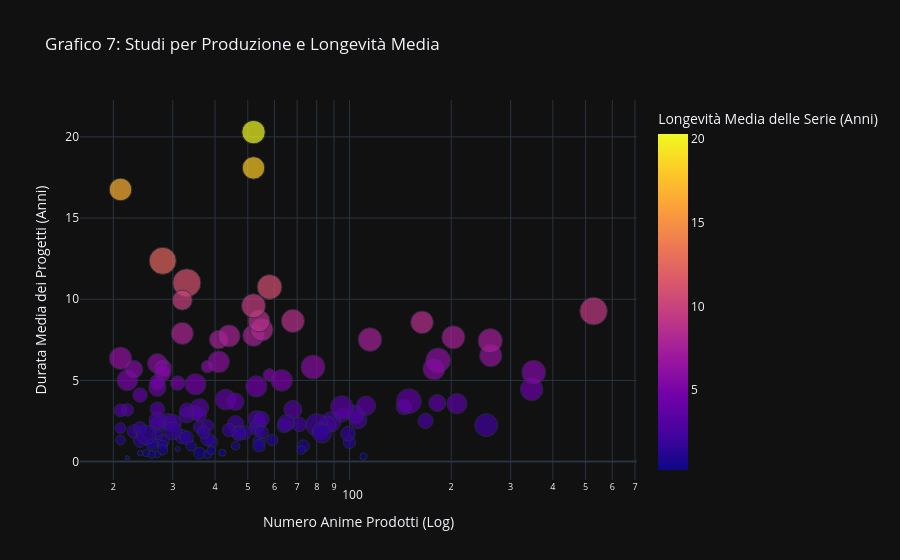

This figure's notebook cell:
### Markdown cell above
### 🏭 3. I Costruttori di Piramidi: L'Impatto dello Studio

### Code cell
# Esplodiamo gli studi
df_studios_expl = df_clean_duration.explode('studios_list')

# Aggregazione per studio
studio_stats = df_studios_expl.groupby('studios_list').agg(
    avg_durationpy=('duration_years', 'mean'),
    max_duration=('duration_years', 'max'),
    anime_count=('anime_id', 'count')
).reset_index()

# Filtriamo i top studi per numero di produzioni (es. > 20 anime)
top_studios = studio_stats[studio_stats['anime_count'] > 20]

fig_studio_time = px.scatter(top_studios, x='anime_count', y='avg_durationpy',
                             size='max_duration', # La bolla rappresenta l'anime più lungo fatto dallo studio
                             color='avg_durationpy',
                             hover_name='studios_list',
                             title='Grafico 7: Studi per Produzione e Longevità Media',
                             labels={'anime_count': 'Numero Anime Prodotti', 
                                     'avg_durationpy': 'Longevità Media delle Serie (Anni)',
                                     'max_duration': 'Massima Durata Record (Anni)'},
                             template='plotly_dark',
                             color_continuous_scale='Plasma')

fig_studio_time.update_layout(xaxis_type="log", # Scala log per gestire studi giganti come Toei
                              xaxis_title="Numero Anime Prodotti (Log)",
                              yaxis_title="Durata Media dei Progetti (Anni)")
fig_studio_time.show()

### Figure 1 — Plotly figure (JSON) as saved in the notebook; plotly's stock layout.template omitted (floating-point values rounded to 4 significant figures; data arrays with more than 128 entries replaced by an {"elided": "..."} marker saying what was removed)
{"data": [{"hovertemplate": "<b>%{hovertext}</b><br><br>Numero Anime Prodotti=%{x}<br>Longevità Media delle Serie (Anni)=%{marker.color}<br>Massima Durata Record (Anni)=%{marker.size}<extra></extra>", "hovertext": {"elided": "129 str values"}, "legendgroup": "", "marker": {"color": {"elided": "129 float values"}, "coloraxis": "coloraxis", "size": {"elided": "129 float values"}, "sizemode": "area", "sizeref": 0.1527, "symbol": "circle"}, "mode": "markers", "name": "", "orientation": "v", "showlegend": false, "type": "scatter", "x": {"elided": "129 int values"}, "xaxis": "x", "y": {"elided": "129 float values"}, "yaxis": "y"}], "layout": {"coloraxis": {"colorbar": {"title": {"text": "Longevità Media delle Serie (Anni)"}}, "colorscale": [[0, "#0d0887"], [0.1111, "#46039f"], [0.2222, "#7201a8"], [0.3333, "#9c179e"], [0.4444, "#bd3786"], [0.5556, "#d8576b"], [0.6667, "#ed7953"], [0.7778, "#fb9f3a"], [0.8889, "#fdca26"], [1, "#f0f921"]]}, "legend": {"itemsizing": "constant", "tracegroupgap": 0}, "title": {"text": "Grafico 7: Studi per Produzione e Longevità Media"}, "xaxis": {"anchor": "y", "domain": [0, 1], "title": {"text": "Numero Anime Prodotti (Log)"}, "type": "log"}, "yaxis": {"anchor": "x", "domain": [0, 1], "title": {"text": "Durata Media dei Progetti (Anni)"}}}}
